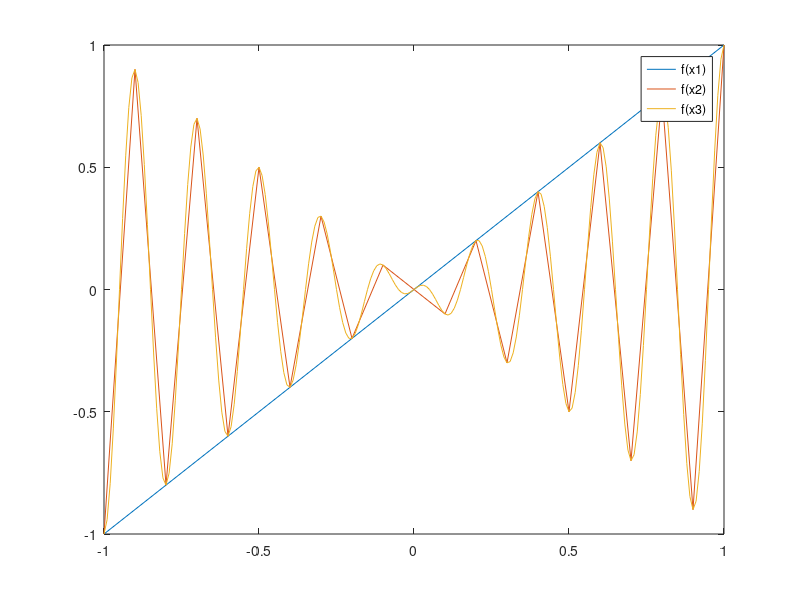

Write the MATLAB code that produced this figure.

% Mark Musil
% Computational Tools for Engineers
% Feb 2022


x1 = -1:0.2:1;
x2 = -1:0.1:1;
x3 = -1:0.01:1;

f_of_x1 = x1.*sin( (pi.*(1 + 20.*x1))./2);
f_of_x2 = x2.*sin( (pi.*(1 + 20.*x2))./2);
f_of_x3 = x3.*sin( (pi.*(1 + 20.*x3))./2);

plot(x1, f_of_x1, "-", x2, f_of_x2, "-", x3, f_of_x3, "-")
legend("f(x1)", "f(x2)", "f(x3)")